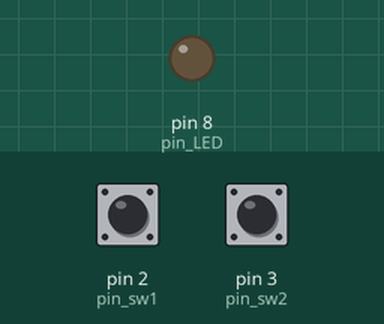
This sketch was run on a simulated Arduino Uno, built with avr-gcc and run on an emulated ATmega328P. Shown: output pins drawn as LEDs (lit = HIGH). The inputs (shaded band) are chosen by the test bench; at power-on: pin 2 (pin_sw1) HIGH, pin 3 (pin_sw2) HIGH.

Above: at 1.2 s.
1.3 s: pin 2 (pin_sw1) pulled LOW for 0.15 s
At 1.6 s:
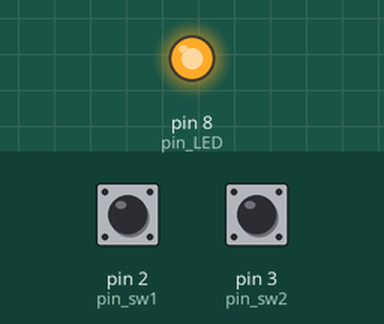
2.9 s: pin 3 (pin_sw2) pulled LOW for 0.15 s
At 4.0 s:
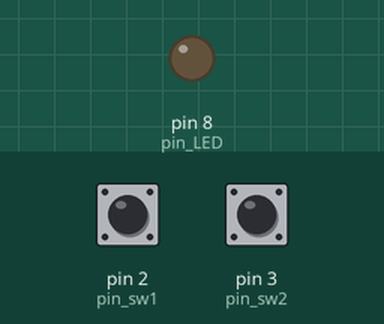
4.5 s: pin 2 (pin_sw1) pulled LOW for 1 s
At 5.2 s:
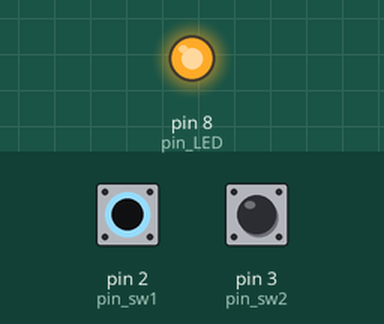
Timing chart, 0 to 7.5 s (numbered marks = the images above; inputs shaded):
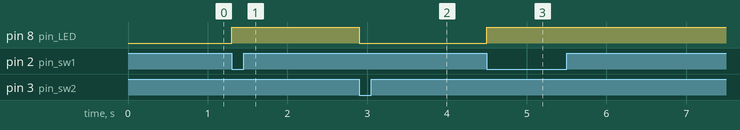

Measured:
- after the input at 1.3 s, pin 8 (pin_LED): LOW → HIGH at once
- after the input at 2.9 s, pin 8 (pin_LED): HIGH → LOW at once
- after the input at 4.5 s, pin 8 (pin_LED): LOW → HIGH at once

The sketch:

LV13_ZAD01.ino
```cpp
int pin_sw1= 2;
int pin_sw2 = 3;
int pin_LED = 8;

void setup() {
  pinMode(pin_sw1, INPUT_PULLUP);
  pinMode(pin_sw2, INPUT_PULLUP);
  pinMode(pin_LED, OUTPUT);
}

bool state = LOW;

void loop() {
  if(digitalRead(pin_sw1) == 0){
    led_on();
  }
  if(digitalRead(pin_sw2) == 0){
    led_off();
  }
  digitalWrite(pin_LED, state);
}

void led_on(){
  state = HIGH;
}

void led_off(){
  state = LOW;
}
```
